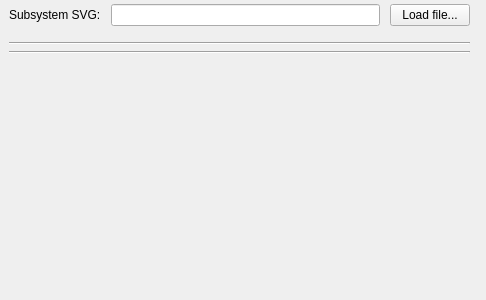
<?xml version="1.0" encoding="UTF-8"?>
<ui version="4.0">
 <class>SystemHealthGadgetOptionsPage</class>
 <widget class="QWidget" name="SystemHealthGadgetOptionsPage">
  <property name="geometry">
   <rect>
    <x>0</x>
    <y>0</y>
    <width>486</width>
    <height>300</height>
   </rect>
  </property>
  <property name="sizePolicy">
   <sizepolicy hsizetype="Expanding" vsizetype="Expanding">
    <horstretch>0</horstretch>
    <verstretch>0</verstretch>
   </sizepolicy>
  </property>
  <property name="windowTitle">
   <string>Form</string>
  </property>
  <widget class="QWidget" name="verticalLayoutWidget">
   <property name="geometry">
    <rect>
     <x>-1</x>
     <y>-1</y>
     <width>481</width>
     <height>339</height>
    </rect>
   </property>
   <layout class="QVBoxLayout" name="verticalLayout" stretch="0,0,0,0">
    <property name="sizeConstraint">
     <enum>QLayout::SetMinimumSize</enum>
    </property>
    <property name="leftMargin">
     <number>10</number>
    </property>
    <property name="topMargin">
     <number>5</number>
    </property>
    <property name="rightMargin">
     <number>10</number>
    </property>
    <property name="bottomMargin">
     <number>10</number>
    </property>
    <item>
     <layout class="QHBoxLayout" name="horizontalLayout" stretch="0,0,0">
      <property name="spacing">
       <number>10</number>
      </property>
      <property name="sizeConstraint">
       <enum>QLayout::SetMaximumSize</enum>
      </property>
      <property name="bottomMargin">
       <number>10</number>
      </property>
      <item>
       <widget class="QLabel" name="label">
        <property name="text">
         <string>Subsystem SVG:</string>
        </property>
       </widget>
      </item>
      <item>
       <widget class="QLineEdit" name="svgSourceFile"/>
      </item>
      <item>
       <widget class="QPushButton" name="loadFile">
        <property name="text">
         <string>Load file...</string>
        </property>
       </widget>
      </item>
     </layout>
    </item>
    <item>
     <widget class="Line" name="line_5">
      <property name="orientation">
       <enum>Qt::Horizontal</enum>
      </property>
     </widget>
    </item>
    <item>
     <widget class="Line" name="line_2">
      <property name="orientation">
       <enum>Qt::Horizontal</enum>
      </property>
     </widget>
    </item>
    <item>
     <spacer name="verticalSpacer">
      <property name="orientation">
       <enum>Qt::Vertical</enum>
      </property>
      <property name="sizeHint" stdset="0">
       <size>
        <width>20</width>
        <height>40</height>
       </size>
      </property>
     </spacer>
    </item>
   </layout>
  </widget>
 </widget>
 <resources/>
 <connections/>
</ui>
